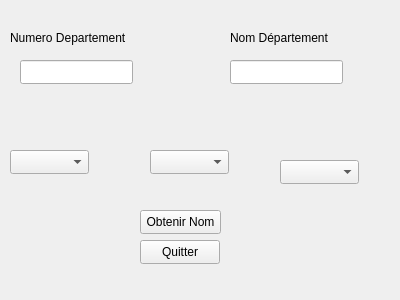
<?xml version="1.0" encoding="UTF-8"?>
<ui version="4.0">
 <class>BDD</class>
 <widget class="QWidget" name="BDD">
  <property name="geometry">
   <rect>
    <x>0</x>
    <y>0</y>
    <width>400</width>
    <height>300</height>
   </rect>
  </property>
  <property name="windowTitle">
   <string>BDD</string>
  </property>
  <widget class="QLineEdit" name="lineEdit_NumDep">
   <property name="geometry">
    <rect>
     <x>20</x>
     <y>60</y>
     <width>113</width>
     <height>24</height>
    </rect>
   </property>
  </widget>
  <widget class="QLineEdit" name="lineEdit_NomDerp">
   <property name="geometry">
    <rect>
     <x>230</x>
     <y>60</y>
     <width>113</width>
     <height>24</height>
    </rect>
   </property>
   <property name="readOnly">
    <bool>true</bool>
   </property>
  </widget>
  <widget class="QPushButton" name="pushButton_ObtenirNom">
   <property name="geometry">
    <rect>
     <x>140</x>
     <y>210</y>
     <width>81</width>
     <height>24</height>
    </rect>
   </property>
   <property name="text">
    <string>Obtenir Nom</string>
   </property>
  </widget>
  <widget class="QPushButton" name="pushButton_Quitter">
   <property name="geometry">
    <rect>
     <x>140</x>
     <y>240</y>
     <width>80</width>
     <height>24</height>
    </rect>
   </property>
   <property name="text">
    <string>Quitter</string>
   </property>
  </widget>
  <widget class="QLabel" name="label_NomDep">
   <property name="geometry">
    <rect>
     <x>230</x>
     <y>30</y>
     <width>121</width>
     <height>16</height>
    </rect>
   </property>
   <property name="text">
    <string>Nom Département</string>
   </property>
  </widget>
  <widget class="QLabel" name="label_NumDep">
   <property name="geometry">
    <rect>
     <x>10</x>
     <y>30</y>
     <width>141</width>
     <height>16</height>
    </rect>
   </property>
   <property name="text">
    <string>Numero Departement</string>
   </property>
  </widget>
  <widget class="QComboBox" name="comboBox_Departement">
   <property name="geometry">
    <rect>
     <x>150</x>
     <y>150</y>
     <width>79</width>
     <height>24</height>
    </rect>
   </property>
  </widget>
  <widget class="QComboBox" name="comboBox_Ville">
   <property name="geometry">
    <rect>
     <x>280</x>
     <y>160</y>
     <width>79</width>
     <height>24</height>
    </rect>
   </property>
  </widget>
  <widget class="QComboBox" name="comboBox_Region">
   <property name="geometry">
    <rect>
     <x>10</x>
     <y>150</y>
     <width>79</width>
     <height>24</height>
    </rect>
   </property>
  </widget>
 </widget>
 <layoutdefault spacing="6" margin="11"/>
 <resources/>
 <connections>
  <connection>
   <sender>pushButton_Quitter</sender>
   <signal>clicked()</signal>
   <receiver>BDD</receiver>
   <slot>close()</slot>
   <hints>
    <hint type="sourcelabel">
     <x>189</x>
     <y>249</y>
    </hint>
    <hint type="destinationlabel">
     <x>263</x>
     <y>238</y>
    </hint>
   </hints>
  </connection>
 </connections>
</ui>
